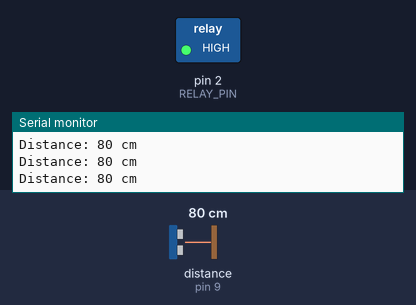
This sketch was run on a simulated Arduino Uno, built with avr-gcc and run on an emulated ATmega328P. Shown: switched loads named in the sketch (green lamp = pin HIGH), the last lines printed to the serial monitor. Wiring (inferred from the names in the program): ultrasonic range finder: trigger pin 8; echo pin 9. Inputs (shaded band) come from the test bench; at power-on: distance to the obstacle (sensor on pin 9) 80 cm. The echo pulse lasts 58.3 µs per cm; pins used as bus, display or sensor lines are not drawn.

Above: at 2.2 s.
2.3 s: distance to the obstacle (sensor on pin 9) set to 8 cm
3.8 s: distance to the obstacle (sensor on pin 9) set to 5 cm
At 4.3 s:
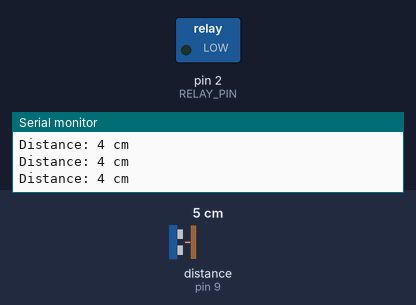
5.3 s: distance to the obstacle (sensor on pin 9) set to 9 cm
At 5.9 s:
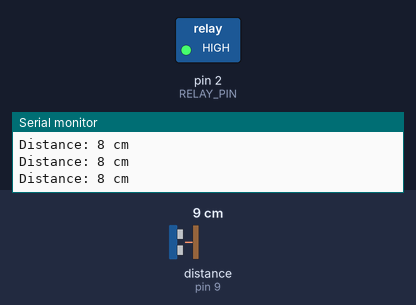
6.8 s: distance to the obstacle (sensor on pin 9) set to 2 cm
At 7.7 s:
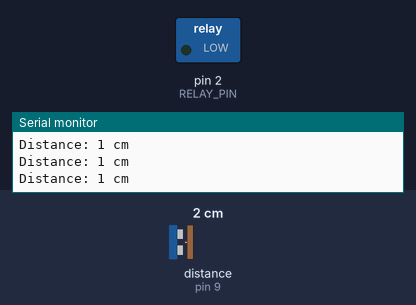
Timing chart, 0 to 9.3 s (numbered marks = the images above; inputs shaded):
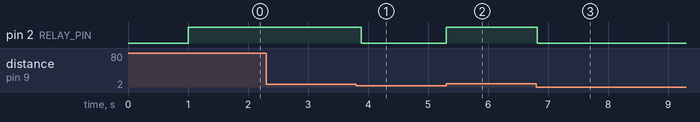

The sketch:

WaterLevelHCSR04.ino
```cpp
const int RELAY_PIN = 2;
const int TRIGGER_PIN = 8;
const int ECHO_PIN = 9;

void setup() {

  Serial.begin(9600);
  pinMode(RELAY_PIN, OUTPUT);
  delay(1000);
}

long microsecondsToCentimeters(long microseconds) {
  return microseconds / 29 / 2;
}

void loop() {
  long duration, distance_cm;

  pinMode(TRIGGER_PIN, OUTPUT);
  digitalWrite(TRIGGER_PIN, LOW);
  delayMicroseconds(2);

  digitalWrite(TRIGGER_PIN, HIGH);
  delayMicroseconds(10);
  digitalWrite(TRIGGER_PIN, LOW);

  pinMode(ECHO_PIN, INPUT);
  duration = pulseIn(ECHO_PIN, HIGH);
  distance_cm = microsecondsToCentimeters(duration);

  Serial.print("Distance: ");
  Serial.print(distance_cm);
  Serial.println(" cm");

  if (distance_cm > 5) {
    digitalWrite(RELAY_PIN, HIGH);
  } else {
    digitalWrite(RELAY_PIN, LOW);
  }

  delay(100);
}
```

Measured:
- the behaviour switches between 7 and 6 cm on distance to the obstacle (sensor on pin 9) (found by bisection; images 0 and 1)
- after the input at 3.8 s, pin 2 (RELAY_PIN): HIGH → LOW after 0.09 s
- after the input at 5.3 s, pin 2 (RELAY_PIN): LOW → HIGH at once
- after the input at 6.8 s, pin 2 (RELAY_PIN): HIGH → LOW at once
